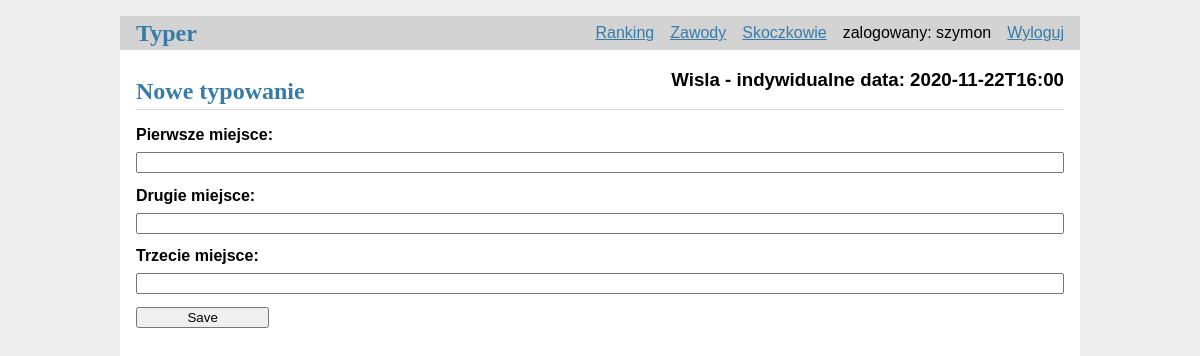
Page /create (signed in) on the committed database.
### tables this page shows
CREATE TABLE user(
    id INTEGER PRIMARY KEY AUTOINCREMENT,
    username TEXT UNIQUE NOT NULL,
    password TEXT NOT NULL,
    times_bet INTEGER NOT NULL DEFAULT 0,
    times_exact INTEGER NOT NULL DEFAULT 0,
    points INTEGER NOT NULL DEFAULT 0
);

CREATE TABLE tournaments(
    id INTEGER PRIMARY KEY AUTOINCREMENT,
    place TEXT NOT NULL,
    type TEXT NOT NULL,
    date_time DATETIME NOT NULL,
    first_place TEXT NOT NULL DEFAULT "TBA",
    second_place TEXT NOT NULL DEFAULT "TBA",
    third_place TEXT NOT NULL DEFAULT "TBA",
    status TEXT NOT NULL
);

### flaskr/typer.py (the view, shortened to what this page needs)
@bp.route('/create', methods=('GET', 'POST'))
@login_required
def create():
    db = get_db()
    tournament = db.execute(
        'SELECT id, place, type, date_time FROM tournaments'
        ' WHERE status = "następne"'
    ).fetchone()
    jumpers = get_jumpers()
    return render_template('typer/create.html', tournament=tournament, jumpers=jumpers)

### flaskr/auth.py (called while the page is built)
@bp.before_app_request
def load_logged_in_user():
    user_id = session.get('user_id')
    if user_id is None:
        g.user = None
    else:
        g.user = get_db().execute(
            'SELECT * FROM user WHERE id = ?', (user_id,)
        ).fetchone()

def login_required(view):
    @functools.wraps(view)
    def wrapped_view(**kwargs):
        if g.user is None:
            return redirect(url_for('auth.login'))
        return view(**kwargs)
    return wrapped_view

### flaskr/db.py (called while the page is built)
def get_db():
    if 'db' not in g:
        g.db = sqlite3.connect(
            current_app.config['DATABASE'],
            detect_types=sqlite3.PARSE_DECLTYPES
        )
        g.db.row_factory = sqlite3.Row
    return g.db

### flaskr/typer.py (called while the page is built, shortened)
def get_jumpers(selected_tournament=None):
    if selected_tournament is None:
        if check_type_of_tournament():
            jumpers = get_db().execute(
                'SELECT * FROM jumpers'
            ).fetchall()
        else:
            jumpers = get_db().execute(
                'SELECT * FROM countries'
            ).fetchall()
    return jumpers

def check_type_of_tournament(selected_tournament=None):
    if selected_tournament is None:
        type_of_tournament = get_db().execute(
            'SELECT type FROM tournaments WHERE status LIKE "następne"'
        ).fetchone()
        if type_of_tournament['type'] == 'indywidualne':
            return True
    else:
        type_of_tournament = selected_tournament
        if type_of_tournament['type'] == 'indywidualne':
            return True
    return False

### flaskr/templates/typer/create.html (shortened to what this page needs)
{% extends 'base.html' %}
{% block header %}
    <h1>{% block title%}Nowe typowanie{% endblock %}</h1>
    <h3>{{ tournament['place'] }} - {{ tournament['type'] }}
        data: {{  tournament['date_time']  }}</h3>
{% endblock %}
{% block content %}
    <form method="post">
        <label for="first_place">Pierwsze miejsce:</label>
        <input name="first_place"
               id="first_place"
               list="jumpers"
               value="{{ request.form['first_place'] }}"
               required>
        <label for="second_place">Drugie miejsce:</label>
        <input name="second_place"
               id="second_place"
               list="jumpers"
               value="{{ request.form['second_place'] }}"
               required>
        <label for="third_place">Trzecie miejsce:</label>
        <input name="third_place"
               id="third_place"
               list="jumpers"
               value="{{ request.form['third_place'] }}"
               required>
        <input type="submit" value="Save">
    </form>
{% endblock %}

### flaskr/templates/base.html (shortened to what this page needs)
<!doctype html>
<link rel="stylesheet" href="{{ url_for('static', filename='style.css') }}">
<nav>
    <h1><a href="{{ url_for('typer.index') }}">Typer</a></h1>
    <ul>
        {% if g.user %}
            <li><a href="{{ url_for('ranking.ranking') }}">Ranking</a></li>
            <li><a href="{{ url_for('tournaments.tournaments') }}">Zawody</a></li>
            <li><a href="{{ url_for('jumpers.jumpers') }}">Skoczkowie</a></li>
            <li><span>zalogowany: {{ g.user['username'] }}</span></li>
            <li><a href="{{ url_for('auth.logout') }}">Wyloguj</a></li>
        {% else %}
            <li><a href="{{ url_for('auth.register') }}">Zarejestruj</a></li>
            <li><a href="{{ url_for('auth.login') }}">Zaloguj</a></li>
        {% endif %}
    </ul>
</nav>
<section class="content">
    <header>
        {% block header %}{% endblock %}
    </header>
    {% block content %}{% endblock %}
</section>

### flaskr/static/style.css (style rules this page uses)
h1 { font-family: serif; color: #377ba8; margin: 1rem 0; }
a { color: #377ba8; }
nav { background: lightgray; display: flex; align-items: center; padding: 0 0.5rem; }
nav h1 { flex: auto; margin: 0; }
nav h1 a { text-decoration: none; padding: 0.25rem 0.5rem; }
nav ul { display: flex; list-style: none; margin: 0; padding: 0; }
nav ul li a, nav ul li span, header .action { display: block; padding: 0.5rem; }
.content { padding: 0 1rem 1rem; }
.content > header { border-bottom: 1px solid lightgray; display: flex; align-items: flex-end; }
.content > header h1 { flex: auto; margin: 1rem 0 0.25rem 0; }
.content:last-child { margin-bottom: 0; }
.content form { margin: 1em 0; display: flex; flex-direction: column; }
.content label { font-weight: bold; margin-bottom: 0.5em; }
.content input, .content textarea { margin-bottom: 1em; }
input[type=submit] { align-self: start; min-width: 10em; }

### rows in the picture
user: user.username "szymon"
tournaments: place "Wisla", type "indywidualne", date_time "2020-11-22T16:00"
